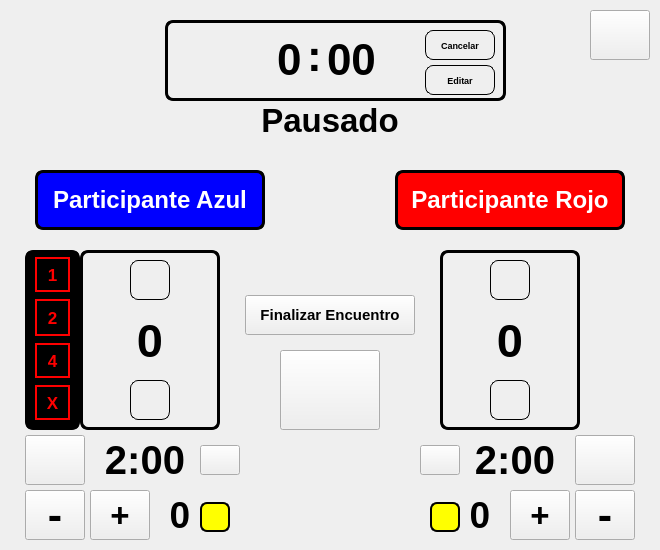
<?xml version="1.0" encoding="UTF-8"?>
<ui version="4.0">
 <class>ControlWindow</class>
 <widget class="QMainWindow" name="ControlWindow">
  <property name="geometry">
   <rect>
    <x>0</x>
    <y>0</y>
    <width>660</width>
    <height>550</height>
   </rect>
  </property>
  <property name="minimumSize">
   <size>
    <width>660</width>
    <height>550</height>
   </size>
  </property>
  <property name="maximumSize">
   <size>
    <width>660</width>
    <height>550</height>
   </size>
  </property>
  <property name="focusPolicy">
   <enum>Qt::NoFocus</enum>
  </property>
  <property name="windowTitle">
   <string>MainWindow</string>
  </property>
  <property name="styleSheet">
   <string notr="true">QPushButton {
	color: rgb(0, 0, 0);
	background: transparent;
    border-radius: 10px;
    padding: 10px;
    border: 1px solid black;
}

QPushButton:hover {
	background-color: rgb(206, 206, 206);
}

QPushButton:pressed {
    background-color: rgb(80, 80, 80);
};

background-color: rgb(214, 214, 214);</string>
  </property>
  <widget class="QWidget" name="centralwidget">
   <widget class="QPushButton" name="play_pause">
    <property name="geometry">
     <rect>
      <x>280</x>
      <y>350</y>
      <width>100</width>
      <height>80</height>
     </rect>
    </property>
    <property name="font">
     <font>
      <pointsize>12</pointsize>
     </font>
    </property>
    <property name="cursor">
     <cursorShape>PointingHandCursor</cursorShape>
    </property>
    <property name="styleSheet">
     <string notr="true"/>
    </property>
    <property name="text">
     <string/>
    </property>
    <property name="icon">
     <iconset>
      <normaloff>images/recursos/1200px-Play_Pause_icon_2283501.svg.png</normaloff>images/recursos/1200px-Play_Pause_icon_2283501.svg.png</iconset>
    </property>
    <property name="iconSize">
     <size>
      <width>60</width>
      <height>60</height>
     </size>
    </property>
   </widget>
   <widget class="QFrame" name="pts_azul">
    <property name="geometry">
     <rect>
      <x>80</x>
      <y>250</y>
      <width>140</width>
      <height>180</height>
     </rect>
    </property>
    <property name="styleSheet">
     <string notr="true">border: 3px solid black;
border-radius: 8px;</string>
    </property>
    <property name="frameShape">
     <enum>QFrame::StyledPanel</enum>
    </property>
    <property name="frameShadow">
     <enum>QFrame::Raised</enum>
    </property>
    <widget class="QPushButton" name="subir_pts_azul">
     <property name="geometry">
      <rect>
       <x>50</x>
       <y>10</y>
       <width>40</width>
       <height>40</height>
      </rect>
     </property>
     <property name="cursor">
      <cursorShape>PointingHandCursor</cursorShape>
     </property>
     <property name="styleSheet">
      <string notr="true">border: 1px solid black;</string>
     </property>
     <property name="text">
      <string/>
     </property>
     <property name="icon">
      <iconset>
       <normaloff>images/recursos/arriba.png</normaloff>images/recursos/arriba.png</iconset>
     </property>
     <property name="iconSize">
      <size>
       <width>30</width>
       <height>30</height>
      </size>
     </property>
    </widget>
    <widget class="QPushButton" name="bajar_pts_azul">
     <property name="geometry">
      <rect>
       <x>50</x>
       <y>130</y>
       <width>40</width>
       <height>40</height>
      </rect>
     </property>
     <property name="cursor">
      <cursorShape>PointingHandCursor</cursorShape>
     </property>
     <property name="styleSheet">
      <string notr="true">border: 1px solid black;</string>
     </property>
     <property name="text">
      <string/>
     </property>
     <property name="icon">
      <iconset>
       <normaloff>images/recursos/abajo.png</normaloff>images/recursos/abajo.png</iconset>
     </property>
     <property name="iconSize">
      <size>
       <width>30</width>
       <height>30</height>
      </size>
     </property>
    </widget>
    <widget class="QLabel" name="ctrl_pts_azul">
     <property name="geometry">
      <rect>
       <x>40</x>
       <y>60</y>
       <width>60</width>
       <height>60</height>
      </rect>
     </property>
     <property name="font">
      <font>
       <pointsize>35</pointsize>
       <weight>75</weight>
       <bold>true</bold>
      </font>
     </property>
     <property name="styleSheet">
      <string notr="true">border: none;</string>
     </property>
     <property name="text">
      <string>0</string>
     </property>
     <property name="alignment">
      <set>Qt::AlignCenter</set>
     </property>
    </widget>
   </widget>
   <widget class="QFrame" name="ctrl_tmp">
    <property name="geometry">
     <rect>
      <x>165</x>
      <y>20</y>
      <width>341</width>
      <height>81</height>
     </rect>
    </property>
    <property name="styleSheet">
     <string notr="true">border: 3px solid black;
border-radius: 8px;</string>
    </property>
    <property name="frameShape">
     <enum>QFrame::StyledPanel</enum>
    </property>
    <property name="frameShadow">
     <enum>QFrame::Raised</enum>
    </property>
    <widget class="QLineEdit" name="tiempo">
     <property name="geometry">
      <rect>
       <x>140</x>
       <y>10</y>
       <width>20</width>
       <height>51</height>
      </rect>
     </property>
     <property name="font">
      <font>
       <pointsize>33</pointsize>
       <weight>75</weight>
       <bold>true</bold>
      </font>
     </property>
     <property name="focusPolicy">
      <enum>Qt::NoFocus</enum>
     </property>
     <property name="toolTipDuration">
      <number>-1</number>
     </property>
     <property name="layoutDirection">
      <enum>Qt::LeftToRight</enum>
     </property>
     <property name="styleSheet">
      <string notr="true">background: transparent;
border: none
</string>
     </property>
     <property name="text">
      <string>:</string>
     </property>
     <property name="alignment">
      <set>Qt::AlignLeading|Qt::AlignLeft|Qt::AlignVCenter</set>
     </property>
     <property name="readOnly">
      <bool>true</bool>
     </property>
    </widget>
    <widget class="QPushButton" name="cancelar">
     <property name="geometry">
      <rect>
       <x>260</x>
       <y>10</y>
       <width>70</width>
       <height>30</height>
      </rect>
     </property>
     <property name="font">
      <font>
       <pointsize>7</pointsize>
       <weight>75</weight>
       <bold>true</bold>
       <kerning>false</kerning>
      </font>
     </property>
     <property name="cursor">
      <cursorShape>PointingHandCursor</cursorShape>
     </property>
     <property name="styleSheet">
      <string notr="true">border: 1px solid black</string>
     </property>
     <property name="text">
      <string>Cancelar</string>
     </property>
    </widget>
    <widget class="QPushButton" name="editar">
     <property name="geometry">
      <rect>
       <x>260</x>
       <y>45</y>
       <width>70</width>
       <height>30</height>
      </rect>
     </property>
     <property name="font">
      <font>
       <pointsize>7</pointsize>
       <weight>75</weight>
       <bold>true</bold>
       <kerning>false</kerning>
      </font>
     </property>
     <property name="cursor">
      <cursorShape>PointingHandCursor</cursorShape>
     </property>
     <property name="styleSheet">
      <string notr="true">border: 1px solid black</string>
     </property>
     <property name="text">
      <string>Editar</string>
     </property>
    </widget>
    <widget class="QLineEdit" name="tiempo_min">
     <property name="geometry">
      <rect>
       <x>80</x>
       <y>10</y>
       <width>60</width>
       <height>60</height>
      </rect>
     </property>
     <property name="font">
      <font>
       <pointsize>33</pointsize>
       <weight>75</weight>
       <bold>true</bold>
      </font>
     </property>
     <property name="focusPolicy">
      <enum>Qt::ClickFocus</enum>
     </property>
     <property name="toolTipDuration">
      <number>-1</number>
     </property>
     <property name="layoutDirection">
      <enum>Qt::LeftToRight</enum>
     </property>
     <property name="styleSheet">
      <string notr="true">background: transparent;
border: none
</string>
     </property>
     <property name="text">
      <string>0</string>
     </property>
     <property name="alignment">
      <set>Qt::AlignRight|Qt::AlignTrailing|Qt::AlignVCenter</set>
     </property>
     <property name="readOnly">
      <bool>false</bool>
     </property>
    </widget>
    <widget class="QLineEdit" name="tiempo_seg">
     <property name="geometry">
      <rect>
       <x>160</x>
       <y>10</y>
       <width>60</width>
       <height>60</height>
      </rect>
     </property>
     <property name="font">
      <font>
       <pointsize>33</pointsize>
       <weight>75</weight>
       <bold>true</bold>
      </font>
     </property>
     <property name="focusPolicy">
      <enum>Qt::ClickFocus</enum>
     </property>
     <property name="toolTipDuration">
      <number>-1</number>
     </property>
     <property name="layoutDirection">
      <enum>Qt::LeftToRight</enum>
     </property>
     <property name="styleSheet">
      <string notr="true">background: transparent;
border: none
</string>
     </property>
     <property name="text">
      <string>00</string>
     </property>
     <property name="alignment">
      <set>Qt::AlignLeading|Qt::AlignLeft|Qt::AlignVCenter</set>
     </property>
     <property name="readOnly">
      <bool>false</bool>
     </property>
    </widget>
   </widget>
   <widget class="QLabel" name="participante_azul">
    <property name="geometry">
     <rect>
      <x>35</x>
      <y>170</y>
      <width>230</width>
      <height>60</height>
     </rect>
    </property>
    <property name="font">
     <font>
      <pointsize>18</pointsize>
      <weight>75</weight>
      <bold>true</bold>
     </font>
    </property>
    <property name="styleSheet">
     <string notr="true">border: 3px solid black;
background-color: rgb(0, 0, 255);
border-radius: 8px;
color: rgb(255, 255, 255);</string>
    </property>
    <property name="text">
     <string>Participante Azul</string>
    </property>
    <property name="alignment">
     <set>Qt::AlignCenter</set>
    </property>
    <property name="wordWrap">
     <bool>true</bool>
    </property>
   </widget>
   <widget class="QLabel" name="participante_rojo">
    <property name="geometry">
     <rect>
      <x>395</x>
      <y>170</y>
      <width>230</width>
      <height>60</height>
     </rect>
    </property>
    <property name="font">
     <font>
      <pointsize>18</pointsize>
      <weight>75</weight>
      <bold>true</bold>
     </font>
    </property>
    <property name="styleSheet">
     <string notr="true">border: 3px solid black;
border-radius: 8px;
color: rgb(255, 255, 255);
background-color: rgb(255, 0, 0);</string>
    </property>
    <property name="text">
     <string>Participante Rojo</string>
    </property>
    <property name="alignment">
     <set>Qt::AlignCenter</set>
    </property>
    <property name="wordWrap">
     <bool>true</bool>
    </property>
   </widget>
   <widget class="QFrame" name="pts_rojo">
    <property name="geometry">
     <rect>
      <x>440</x>
      <y>250</y>
      <width>140</width>
      <height>180</height>
     </rect>
    </property>
    <property name="styleSheet">
     <string notr="true">border: 3px solid black;
border-radius: 8px;</string>
    </property>
    <property name="frameShape">
     <enum>QFrame::StyledPanel</enum>
    </property>
    <property name="frameShadow">
     <enum>QFrame::Raised</enum>
    </property>
    <widget class="QPushButton" name="subir_pts_rojo">
     <property name="geometry">
      <rect>
       <x>50</x>
       <y>10</y>
       <width>40</width>
       <height>40</height>
      </rect>
     </property>
     <property name="cursor">
      <cursorShape>PointingHandCursor</cursorShape>
     </property>
     <property name="styleSheet">
      <string notr="true">border: 1px solid black;</string>
     </property>
     <property name="text">
      <string/>
     </property>
     <property name="icon">
      <iconset>
       <normaloff>images/recursos/arriba.png</normaloff>images/recursos/arriba.png</iconset>
     </property>
     <property name="iconSize">
      <size>
       <width>30</width>
       <height>30</height>
      </size>
     </property>
    </widget>
    <widget class="QPushButton" name="bajar_pts_rojo">
     <property name="geometry">
      <rect>
       <x>50</x>
       <y>130</y>
       <width>40</width>
       <height>40</height>
      </rect>
     </property>
     <property name="cursor">
      <cursorShape>PointingHandCursor</cursorShape>
     </property>
     <property name="styleSheet">
      <string notr="true">border: 1px solid black;</string>
     </property>
     <property name="text">
      <string/>
     </property>
     <property name="icon">
      <iconset>
       <normaloff>images/recursos/abajo.png</normaloff>images/recursos/abajo.png</iconset>
     </property>
     <property name="iconSize">
      <size>
       <width>30</width>
       <height>30</height>
      </size>
     </property>
    </widget>
    <widget class="QLabel" name="ctrl_pts_rojo">
     <property name="geometry">
      <rect>
       <x>40</x>
       <y>60</y>
       <width>60</width>
       <height>60</height>
      </rect>
     </property>
     <property name="font">
      <font>
       <pointsize>35</pointsize>
       <weight>75</weight>
       <bold>true</bold>
      </font>
     </property>
     <property name="styleSheet">
      <string notr="true">border: none;</string>
     </property>
     <property name="text">
      <string>0</string>
     </property>
     <property name="alignment">
      <set>Qt::AlignCenter</set>
     </property>
    </widget>
   </widget>
   <widget class="QPushButton" name="config">
    <property name="geometry">
     <rect>
      <x>590</x>
      <y>10</y>
      <width>60</width>
      <height>50</height>
     </rect>
    </property>
    <property name="font">
     <font>
      <pointsize>12</pointsize>
     </font>
    </property>
    <property name="cursor">
     <cursorShape>PointingHandCursor</cursorShape>
    </property>
    <property name="styleSheet">
     <string notr="true"/>
    </property>
    <property name="text">
     <string/>
    </property>
    <property name="icon">
     <iconset>
      <normaloff>images/recursos/config.png</normaloff>images/recursos/config.png</iconset>
    </property>
    <property name="iconSize">
     <size>
      <width>50</width>
      <height>60</height>
     </size>
    </property>
   </widget>
   <widget class="QLabel" name="pausado">
    <property name="geometry">
     <rect>
      <x>250</x>
      <y>100</y>
      <width>160</width>
      <height>40</height>
     </rect>
    </property>
    <property name="font">
     <font>
      <pointsize>25</pointsize>
      <weight>75</weight>
      <bold>true</bold>
     </font>
    </property>
    <property name="styleSheet">
     <string notr="true">background: transparent;</string>
    </property>
    <property name="text">
     <string>Pausado</string>
    </property>
    <property name="alignment">
     <set>Qt::AlignCenter</set>
    </property>
   </widget>
   <widget class="QFrame" name="dar_pts">
    <property name="geometry">
     <rect>
      <x>25</x>
      <y>250</y>
      <width>55</width>
      <height>180</height>
     </rect>
    </property>
    <property name="styleSheet">
     <string notr="true">QFrame {
	border: 3px solid black;
	border-radius: 8px;
	background-color: rgb(0, 0, 0);
}

QPushButton { color: rgb(255, 0, 0); border: 2px solid rgb(255, 0, 0); }</string>
    </property>
    <property name="frameShape">
     <enum>QFrame::StyledPanel</enum>
    </property>
    <property name="frameShadow">
     <enum>QFrame::Raised</enum>
    </property>
    <widget class="QPushButton" name="un_pto">
     <property name="geometry">
      <rect>
       <x>10</x>
       <y>7</y>
       <width>35</width>
       <height>35</height>
      </rect>
     </property>
     <property name="font">
      <font>
       <pointsize>13</pointsize>
       <weight>75</weight>
       <bold>true</bold>
      </font>
     </property>
     <property name="cursor">
      <cursorShape>PointingHandCursor</cursorShape>
     </property>
     <property name="styleSheet">
      <string notr="true"/>
     </property>
     <property name="text">
      <string>1</string>
     </property>
    </widget>
    <widget class="QPushButton" name="dos_pts">
     <property name="geometry">
      <rect>
       <x>10</x>
       <y>49</y>
       <width>35</width>
       <height>37</height>
      </rect>
     </property>
     <property name="font">
      <font>
       <family>MS Shell Dlg 2</family>
       <pointsize>13</pointsize>
       <weight>75</weight>
       <italic>false</italic>
       <bold>true</bold>
       <stylestrategy>PreferDefault</stylestrategy>
       <kerning>false</kerning>
      </font>
     </property>
     <property name="cursor">
      <cursorShape>PointingHandCursor</cursorShape>
     </property>
     <property name="styleSheet">
      <string notr="true"/>
     </property>
     <property name="text">
      <string>2</string>
     </property>
    </widget>
    <widget class="QPushButton" name="cuatro_pts">
     <property name="geometry">
      <rect>
       <x>10</x>
       <y>93</y>
       <width>35</width>
       <height>35</height>
      </rect>
     </property>
     <property name="font">
      <font>
       <pointsize>13</pointsize>
       <weight>75</weight>
       <bold>true</bold>
      </font>
     </property>
     <property name="cursor">
      <cursorShape>PointingHandCursor</cursorShape>
     </property>
     <property name="styleSheet">
      <string notr="true"/>
     </property>
     <property name="text">
      <string>4</string>
     </property>
    </widget>
    <widget class="QPushButton" name="cerrar_dar_pts">
     <property name="geometry">
      <rect>
       <x>10</x>
       <y>135</y>
       <width>35</width>
       <height>35</height>
      </rect>
     </property>
     <property name="font">
      <font>
       <pointsize>13</pointsize>
       <weight>75</weight>
       <bold>true</bold>
      </font>
     </property>
     <property name="cursor">
      <cursorShape>PointingHandCursor</cursorShape>
     </property>
     <property name="styleSheet">
      <string notr="true"/>
     </property>
     <property name="text">
      <string>X</string>
     </property>
    </widget>
   </widget>
   <widget class="QPushButton" name="tm_azul">
    <property name="geometry">
     <rect>
      <x>25</x>
      <y>435</y>
      <width>60</width>
      <height>50</height>
     </rect>
    </property>
    <property name="font">
     <font>
      <pointsize>12</pointsize>
     </font>
    </property>
    <property name="cursor">
     <cursorShape>PointingHandCursor</cursorShape>
    </property>
    <property name="layoutDirection">
     <enum>Qt::LeftToRight</enum>
    </property>
    <property name="styleSheet">
     <string notr="true"/>
    </property>
    <property name="text">
     <string/>
    </property>
    <property name="icon">
     <iconset>
      <normaloff>images/recursos/Sin título.png</normaloff>images/recursos/Sin título.png</iconset>
    </property>
    <property name="iconSize">
     <size>
      <width>60</width>
      <height>60</height>
     </size>
    </property>
   </widget>
   <widget class="QPushButton" name="tm_rojo">
    <property name="geometry">
     <rect>
      <x>575</x>
      <y>435</y>
      <width>60</width>
      <height>50</height>
     </rect>
    </property>
    <property name="font">
     <font>
      <pointsize>12</pointsize>
     </font>
    </property>
    <property name="cursor">
     <cursorShape>PointingHandCursor</cursorShape>
    </property>
    <property name="styleSheet">
     <string notr="true"/>
    </property>
    <property name="text">
     <string/>
    </property>
    <property name="icon">
     <iconset>
      <normaloff>images/recursos/Sin título.png</normaloff>images/recursos/Sin título.png</iconset>
    </property>
    <property name="iconSize">
     <size>
      <width>60</width>
      <height>60</height>
     </size>
    </property>
   </widget>
   <widget class="QPushButton" name="amarilla_menos_azul">
    <property name="geometry">
     <rect>
      <x>25</x>
      <y>490</y>
      <width>60</width>
      <height>50</height>
     </rect>
    </property>
    <property name="font">
     <font>
      <pointsize>32</pointsize>
      <weight>75</weight>
      <bold>true</bold>
     </font>
    </property>
    <property name="cursor">
     <cursorShape>PointingHandCursor</cursorShape>
    </property>
    <property name="layoutDirection">
     <enum>Qt::LeftToRight</enum>
    </property>
    <property name="styleSheet">
     <string notr="true"/>
    </property>
    <property name="text">
     <string>-</string>
    </property>
    <property name="iconSize">
     <size>
      <width>60</width>
      <height>60</height>
     </size>
    </property>
   </widget>
   <widget class="QPushButton" name="amarilla_mas_azul">
    <property name="geometry">
     <rect>
      <x>90</x>
      <y>490</y>
      <width>60</width>
      <height>50</height>
     </rect>
    </property>
    <property name="font">
     <font>
      <pointsize>25</pointsize>
      <weight>75</weight>
      <bold>true</bold>
     </font>
    </property>
    <property name="cursor">
     <cursorShape>PointingHandCursor</cursorShape>
    </property>
    <property name="layoutDirection">
     <enum>Qt::LeftToRight</enum>
    </property>
    <property name="styleSheet">
     <string notr="true"/>
    </property>
    <property name="text">
     <string>+</string>
    </property>
    <property name="iconSize">
     <size>
      <width>60</width>
      <height>60</height>
     </size>
    </property>
   </widget>
   <widget class="QPushButton" name="amarilla_menos_rojo">
    <property name="geometry">
     <rect>
      <x>575</x>
      <y>490</y>
      <width>60</width>
      <height>50</height>
     </rect>
    </property>
    <property name="font">
     <font>
      <pointsize>32</pointsize>
      <weight>75</weight>
      <bold>true</bold>
     </font>
    </property>
    <property name="cursor">
     <cursorShape>PointingHandCursor</cursorShape>
    </property>
    <property name="layoutDirection">
     <enum>Qt::LeftToRight</enum>
    </property>
    <property name="styleSheet">
     <string notr="true"/>
    </property>
    <property name="text">
     <string>-</string>
    </property>
    <property name="iconSize">
     <size>
      <width>60</width>
      <height>60</height>
     </size>
    </property>
   </widget>
   <widget class="QPushButton" name="amarilla_mas_rojo">
    <property name="geometry">
     <rect>
      <x>510</x>
      <y>490</y>
      <width>60</width>
      <height>50</height>
     </rect>
    </property>
    <property name="font">
     <font>
      <pointsize>25</pointsize>
      <weight>75</weight>
      <bold>true</bold>
     </font>
    </property>
    <property name="cursor">
     <cursorShape>PointingHandCursor</cursorShape>
    </property>
    <property name="layoutDirection">
     <enum>Qt::LeftToRight</enum>
    </property>
    <property name="styleSheet">
     <string notr="true"/>
    </property>
    <property name="text">
     <string>+</string>
    </property>
    <property name="iconSize">
     <size>
      <width>60</width>
      <height>60</height>
     </size>
    </property>
   </widget>
   <widget class="QLabel" name="amarillas_azul">
    <property name="geometry">
     <rect>
      <x>160</x>
      <y>490</y>
      <width>40</width>
      <height>50</height>
     </rect>
    </property>
    <property name="font">
     <font>
      <pointsize>28</pointsize>
      <weight>75</weight>
      <bold>true</bold>
     </font>
    </property>
    <property name="styleSheet">
     <string notr="true">background: transparent;</string>
    </property>
    <property name="text">
     <string>0</string>
    </property>
    <property name="alignment">
     <set>Qt::AlignCenter</set>
    </property>
   </widget>
   <widget class="QLabel" name="icon_amariila1">
    <property name="geometry">
     <rect>
      <x>200</x>
      <y>502</y>
      <width>30</width>
      <height>30</height>
     </rect>
    </property>
    <property name="font">
     <font>
      <pointsize>28</pointsize>
      <weight>50</weight>
      <bold>false</bold>
     </font>
    </property>
    <property name="styleSheet">
     <string notr="true">background-color: rgb(255, 255, 0);
border: 2px solid black;
border-radius: 7px</string>
    </property>
    <property name="text">
     <string/>
    </property>
    <property name="alignment">
     <set>Qt::AlignCenter</set>
    </property>
   </widget>
   <widget class="QLabel" name="amarillas_rojo">
    <property name="geometry">
     <rect>
      <x>460</x>
      <y>490</y>
      <width>40</width>
      <height>50</height>
     </rect>
    </property>
    <property name="font">
     <font>
      <pointsize>28</pointsize>
      <weight>75</weight>
      <bold>true</bold>
     </font>
    </property>
    <property name="styleSheet">
     <string notr="true">background: transparent;</string>
    </property>
    <property name="text">
     <string>0</string>
    </property>
    <property name="alignment">
     <set>Qt::AlignCenter</set>
    </property>
   </widget>
   <widget class="QLabel" name="icon_amariila2">
    <property name="geometry">
     <rect>
      <x>430</x>
      <y>502</y>
      <width>30</width>
      <height>30</height>
     </rect>
    </property>
    <property name="font">
     <font>
      <pointsize>28</pointsize>
      <weight>50</weight>
      <bold>false</bold>
     </font>
    </property>
    <property name="styleSheet">
     <string notr="true">background-color: rgb(255, 255, 0);
border: 2px solid black;
border-radius: 7px</string>
    </property>
    <property name="text">
     <string/>
    </property>
    <property name="alignment">
     <set>Qt::AlignCenter</set>
    </property>
   </widget>
   <widget class="QLabel" name="azul_tm">
    <property name="geometry">
     <rect>
      <x>100</x>
      <y>435</y>
      <width>90</width>
      <height>50</height>
     </rect>
    </property>
    <property name="font">
     <font>
      <pointsize>30</pointsize>
      <weight>75</weight>
      <bold>true</bold>
     </font>
    </property>
    <property name="styleSheet">
     <string notr="true"/>
    </property>
    <property name="text">
     <string>2:00</string>
    </property>
    <property name="alignment">
     <set>Qt::AlignCenter</set>
    </property>
   </widget>
   <widget class="QLabel" name="rojo_tm">
    <property name="geometry">
     <rect>
      <x>470</x>
      <y>435</y>
      <width>90</width>
      <height>50</height>
     </rect>
    </property>
    <property name="font">
     <font>
      <pointsize>30</pointsize>
      <weight>75</weight>
      <bold>true</bold>
     </font>
    </property>
    <property name="styleSheet">
     <string notr="true"/>
    </property>
    <property name="text">
     <string>2:00</string>
    </property>
    <property name="alignment">
     <set>Qt::AlignCenter</set>
    </property>
   </widget>
   <widget class="QPushButton" name="reset_tm_azul">
    <property name="geometry">
     <rect>
      <x>200</x>
      <y>445</y>
      <width>40</width>
      <height>30</height>
     </rect>
    </property>
    <property name="font">
     <font>
      <pointsize>12</pointsize>
     </font>
    </property>
    <property name="cursor">
     <cursorShape>PointingHandCursor</cursorShape>
    </property>
    <property name="layoutDirection">
     <enum>Qt::LeftToRight</enum>
    </property>
    <property name="styleSheet">
     <string notr="true"/>
    </property>
    <property name="text">
     <string/>
    </property>
    <property name="icon">
     <iconset>
      <normaloff>images/recursos/refresh-icon-free-vector.png</normaloff>images/recursos/refresh-icon-free-vector.png</iconset>
    </property>
    <property name="iconSize">
     <size>
      <width>30</width>
      <height>30</height>
     </size>
    </property>
   </widget>
   <widget class="QPushButton" name="reset_tm_rojo">
    <property name="geometry">
     <rect>
      <x>420</x>
      <y>445</y>
      <width>40</width>
      <height>30</height>
     </rect>
    </property>
    <property name="font">
     <font>
      <pointsize>12</pointsize>
     </font>
    </property>
    <property name="cursor">
     <cursorShape>PointingHandCursor</cursorShape>
    </property>
    <property name="layoutDirection">
     <enum>Qt::LeftToRight</enum>
    </property>
    <property name="styleSheet">
     <string notr="true"/>
    </property>
    <property name="text">
     <string/>
    </property>
    <property name="icon">
     <iconset>
      <normaloff>images/recursos/refresh-icon-free-vector.png</normaloff>images/recursos/refresh-icon-free-vector.png</iconset>
    </property>
    <property name="iconSize">
     <size>
      <width>30</width>
      <height>30</height>
     </size>
    </property>
   </widget>
   <widget class="QPushButton" name="finalizar">
    <property name="enabled">
     <bool>true</bool>
    </property>
    <property name="geometry">
     <rect>
      <x>245</x>
      <y>295</y>
      <width>170</width>
      <height>40</height>
     </rect>
    </property>
    <property name="font">
     <font>
      <family>MS Shell Dlg 2</family>
      <pointsize>11</pointsize>
      <weight>75</weight>
      <bold>true</bold>
      <kerning>false</kerning>
     </font>
    </property>
    <property name="cursor">
     <cursorShape>PointingHandCursor</cursorShape>
    </property>
    <property name="accessibleDescription">
     <string/>
    </property>
    <property name="styleSheet">
     <string notr="true"/>
    </property>
    <property name="text">
     <string>Finalizar Encuentro</string>
    </property>
    <property name="iconSize">
     <size>
      <width>60</width>
      <height>60</height>
     </size>
    </property>
    <property name="default">
     <bool>false</bool>
    </property>
    <property name="flat">
     <bool>false</bool>
    </property>
   </widget>
  </widget>
 </widget>
 <resources/>
 <connections/>
</ui>
